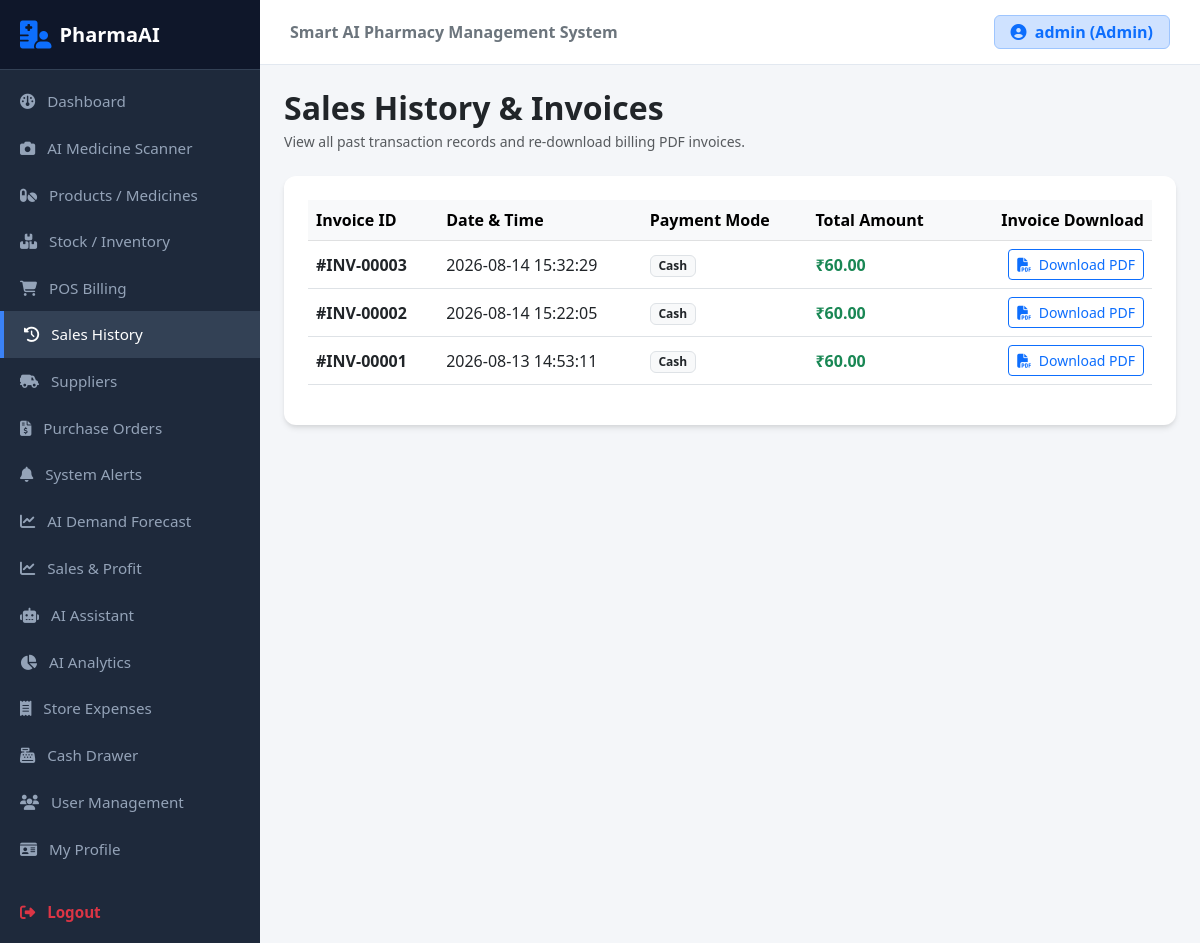
The app's page /sales-history (signed in) with its own data.
### models.py (models this page shows, shortened)
class User(UserMixin, db.Model):
    id = db.Column(db.Integer, primary_key=True)
    username = db.Column(db.String(100), unique=True, nullable=False)
    email = db.Column(db.String(120), unique=True, nullable=True)
    password_hash = db.Column(db.String(255), nullable=False)
    role = db.Column(db.String(50), default='Staff')

class Sale(db.Model):
    id = db.Column(db.Integer, primary_key=True)
    sale_date = db.Column(db.DateTime, default=datetime.utcnow)
    total_amount = db.Column(db.Float, default=0.0)
    payment_mode = db.Column(db.String(50), default='Cash')
    items = db.relationship('SaleItem', backref='sale', lazy=True)

### app.py (the view)
@app.route('/sales-history')
@login_required
def sales_history():
    all_sales = Sale.query.order_by(Sale.sale_date.desc()).all()
    return render_template('sales_history.html', sales=all_sales)

### app.py (called while the page is built)
@login_manager.user_loader
def load_user(user_id):
    return User.query.get(int(user_id))

### templates/sales_history.html (shortened to what this page needs)
{% extends "base.html" %}
{% block content %}
<div class="d-flex justify-content-between align-items-center mb-4">
    <div>
        <h2 class="fw-bold text-dark mb-1">Sales History & Invoices</h2>
        <p class="text-muted small mb-0">View all past transaction records and re-download billing PDF invoices.</p>
    </div>
</div>
<div class="card card-custom bg-white p-4">
    <div class="table-responsive">
        <table class="table table-hover align-middle">
            <thead class="table-light">
                <tr>
                    <th>Invoice ID</th>
                    <th>Date & Time</th>
                    <th>Payment Mode</th>
                    <th>Total Amount</th>
                    <th class="text-end">Invoice Download</th>
                </tr>
            </thead>
            <tbody>
                {% for sale in sales %}
                <tr>
                    <td><strong>#INV-{{ "%05d"|format(sale.id) }}</strong></td>
                    <td>{{ sale.sale_date.strftime('%Y-%m-%d %H:%M:%S') }}</td>
                    <td><span class="badge bg-light text-dark border">{{ sale.payment_mode }}</span></td>
                    <td class="fw-bold text-success">₹{{ "%.2f"|format(sale.total_amount) }}</td>
                    <td class="text-end">
                        <a href="{{ url_for('download_invoice', sale_id=sale.id) }}" class="btn btn-sm btn-outline-primary">
                            <i class="fa-solid fa-file-pdf me-1"></i> Download PDF
                        </a>
                    </td>
                </tr>
                {% else %}
                <tr>
                    <td colspan="5" class="text-center text-muted py-4">No sales history found.</td>
                </tr>
                {% endfor %}
            </tbody>
        </table>
    </div>
</div>
{% endblock %}

### templates/base.html (shortened to what this page needs)
<!DOCTYPE html>
<html lang="en">
<head>
    <link href="https://cdn.jsdelivr.net/npm/bootstrap@5.3.0/dist/css/bootstrap.min.css" rel="stylesheet">
    <link rel="stylesheet" href="https://cdnjs.cloudflare.com/ajax/libs/font-awesome/6.4.0/css/all.min.css">
</head>
<body>
<div class="d-flex">
    <nav id="sidebar">
        <div class="logo-details">
            <i class="fa-solid fa-hospital-user text-primary fs-3 me-2"></i>
            <span class="fs-5 fw-bold text-white">PharmaAI</span>
        </div>
        <div class="list-group list-group-flush py-2">
            <a href="{{ url_for('dashboard') }}" class="list-group-item list-group-item-action bg-transparent">
                <i class="fa-solid fa-gauge me-2"></i> Dashboard
            </a>
            <a href="{{ url_for('scanner') }}" class="list-group-item list-group-item-action bg-transparent">
                <i class="fa-solid fa-camera me-2"></i> AI Medicine Scanner
            </a>
            <a href="{{ url_for('products') }}" class="list-group-item list-group-item-action bg-transparent">
                <i class="fa-solid fa-pills me-2"></i> Products / Medicines
            </a>
            <a href="{{ url_for('inventory') }}" class="list-group-item list-group-item-action bg-transparent">
                <i class="fa-solid fa-boxes-stacked me-2"></i> Stock / Inventory
            </a>
            <a href="{{ url_for('pos') }}" class="list-group-item list-group-item-action bg-transparent">
                <i class="fa-solid fa-cart-shopping me-2"></i> POS Billing
            </a>
            <a href="{{ url_for('sales_history') }}" class="list-group-item list-group-item-action bg-transparent">
                <i class="fa-solid fa-clock-rotate-left me-2"></i> Sales History
            </a>
            <a href="{{ url_for('suppliers') }}" class="list-group-item list-group-item-action bg-transparent">
                <i class="fa-solid fa-truck-field me-2"></i> Suppliers
            </a>
            <a href="{{ url_for('purchase_orders') }}" class="list-group-item list-group-item-action bg-transparent">
                <i class="fa-solid fa-file-invoice-dollar me-2"></i> Purchase Orders
            </a>
            <a href="{{ url_for('alerts') }}" class="list-group-item list-group-item-action bg-transparent">
                <i class="fa-solid fa-bell me-2"></i> System Alerts
            </a>
            <a href="{{ url_for('forecast') }}" class="list-group-item list-group-item-action bg-transparent">
                <i class="fa-solid fa-chart-line me-2"></i> AI Demand Forecast
            </a>
            <a href="{{ url_for('sales_profit') }}" class="list-group-item list-group-item-action bg-transparent"><i class="fa-solid fa-chart-line me-2"></i> Sales & Profit</a>
            <a href="{{ url_for('assistant') }}" class="list-group-item list-group-item-action bg-transparent"><i class="fa-solid fa-robot me-2"></i> AI Assistant</a>
            <a href="{{ url_for('analytics') }}" class="list-group-item list-group-item-action bg-transparent">
                <i class="fa-solid fa-chart-pie me-2"></i> AI Analytics
            </a>
            <a href="{{ url_for('expenses') }}" class="list-group-item list-group-item-action bg-transparent">
                <i class="fa-solid fa-receipt me-2"></i> Store Expenses
            </a>
            <a href="{{ url_for('cash_drawer') }}" class="list-group-item list-group-item-action bg-transparent">
                <i class="fa-solid fa-cash-register me-2"></i> Cash Drawer
            </a>
            <a href="{{ url_for('users_page') }}" class="list-group-item list-group-item-action bg-transparent">
                <i class="fa-solid fa-users me-2"></i> User Management
            </a>
            <a href="{{ url_for('profile') }}" class="list-group-item list-group-item-action bg-transparent">
                <i class="fa-solid fa-id-card me-2"></i> My Profile
            </a>
            <a href="{{ url_for('logout') }}" class="list-group-item list-group-item-action bg-transparent text-danger fw-semibold mt-3">
                <i class="fa-solid fa-right-from-bracket me-2"></i> Logout
            </a>
        </div>
    </nav>
    <div class="main-wrapper d-flex flex-column">
        <header class="top-navbar d-flex justify-content-between align-items-center">
            <span class="fw-semibold text-secondary">Smart AI Pharmacy Management System</span>
            <div class="d-flex align-items-center gap-3">
                {% if current_user.is_authenticated %}
                <span class="badge bg-primary-subtle text-primary border border-primary-subtle fs-6 py-2 px-3">
                    <i class="fa-solid fa-user-circle me-1"></i> {{ current_user.username }} ({{ current_user.role or 'Staff' }})
                </span>
                {% endif %}
            </div>
        </header>
        <main class="p-4 flex-grow-1">
            {% block content %}{% endblock %}
        </main>
    </div>
</div>
</body>
</html>

### templates/base.html (style rules this page uses)
body { background-color: #f4f6f9; font-family: 'Segoe UI', Tahoma, Geneva, Verdana, sans-serif; }
#sidebar { min-width: 260px; max-width: 260px; min-height: 100vh; background: #1e293b; color: #fff; transition: all 0.3s; }
#sidebar .logo-details { height: 70px; display: flex; align-items: center; padding: 0 20px; background: #0f172a; border-bottom: 1px solid #334155; }
#sidebar .list-group-item { color: #94a3b8; font-size: 0.95rem; border: none; padding: 12px 20px; transition: all 0.2s ease-in-out; }
#sidebar .list-group-item:hover, #sidebar .list-group-item.active { color: #ffffff; background-color: #334155 !important; border-left: 4px solid #3b82f6; }
.main-wrapper { width: 100%; overflow-x: hidden; }
.top-navbar { background: #ffffff; border-bottom: 1px solid #e2e8f0; padding: 15px 30px; }
.card-custom { border: none; border-radius: 12px; box-shadow: 0 4px 6px -1px rgba(0, 0, 0, 0.1), 0 2px 4px -1px rgba(0, 0, 0, 0.06); }

### records on screen
User: username "admin", role "Admin"
Sale: id "00003", sale_date "2026-08-14 15:32:29", payment_mode "Cash", total_amount "60.00"
Sale: id "00002", sale_date "2026-08-14 15:22:05", payment_mode "Cash", total_amount "60.00"
Sale: id "00001", sale_date "2026-08-13 14:53:11", payment_mode "Cash", total_amount "60.00"
